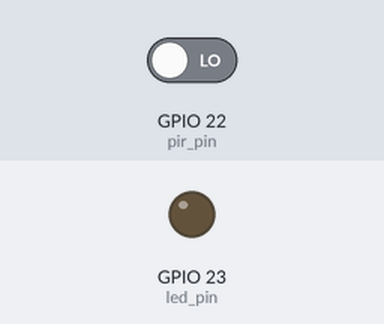
Recording of a program running on a simulated ESP32 board running MicroPython. On the bench: output pins drawn as LEDs (lit = HIGH). The inputs (shaded band) are chosen by the test bench; at power-on: GPIO 22 (pir_pin) LOW.

Above: at 1.2 s.
1.3 s: GPIO 22 (pir_pin) driven HIGH
At 2.5 s:
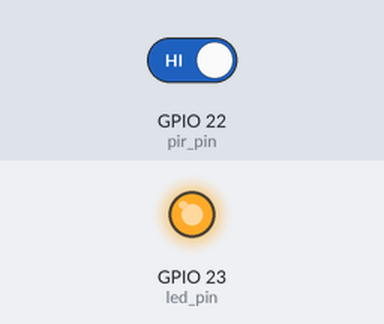
2.8 s: GPIO 22 (pir_pin) driven LOW
At 4.1 s:
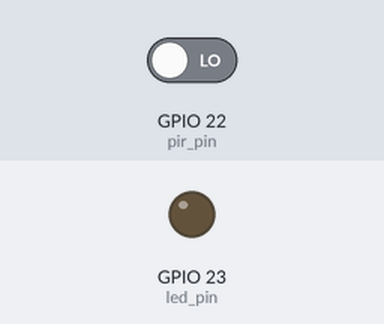
Timing chart, 0 to 5.8 s (numbered marks = the images above; inputs shaded):
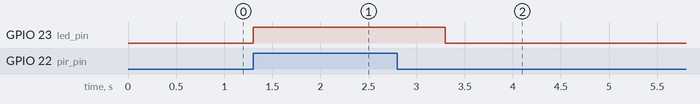

The program:

Clase_10_Sensor_PIR_HC-SR501.py
```python
import machine
import utime

pir_pin = machine.Pin(22, machine.Pin.IN)  # Pin digital al que está conectado el sensor PIR
led_pin = machine.Pin(23, machine.Pin.OUT)  # Pin digital al que está conectado el LED

while True:
    if pir_pin.value() == 1:  # Si se detecta movimiento (valor 1 es equivalente a HIGH)
        led_pin.value(1)  # Encender el LED
        utime.sleep(1)  # Esperar un segundo
    else:
        led_pin.value(0)  # Apagar el LED
```

Measured:
- after the input at 1.3 s, GPIO 23 (led_pin): LOW → HIGH at once
- after the input at 2.8 s, GPIO 23 (led_pin): HIGH → LOW after 0.50 s
